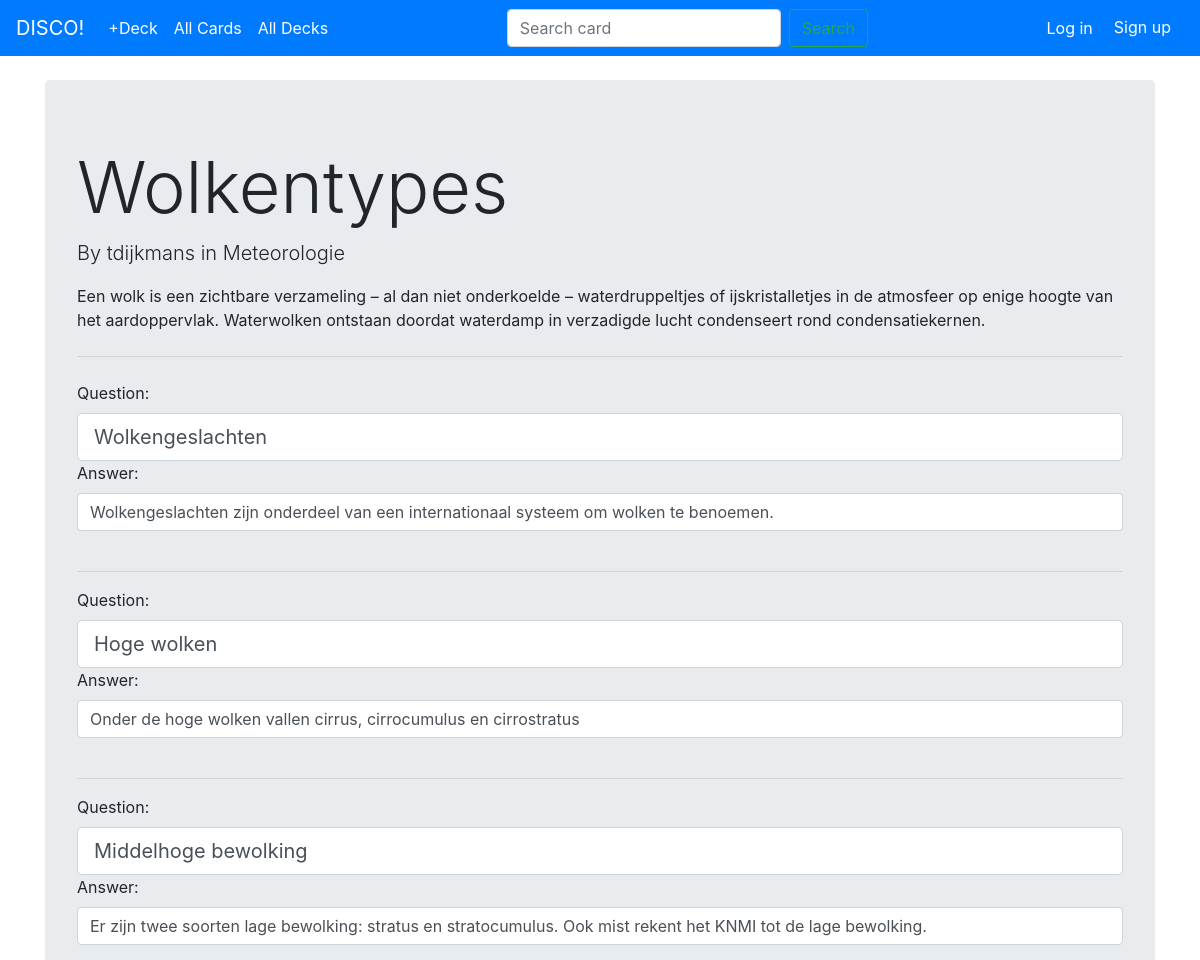
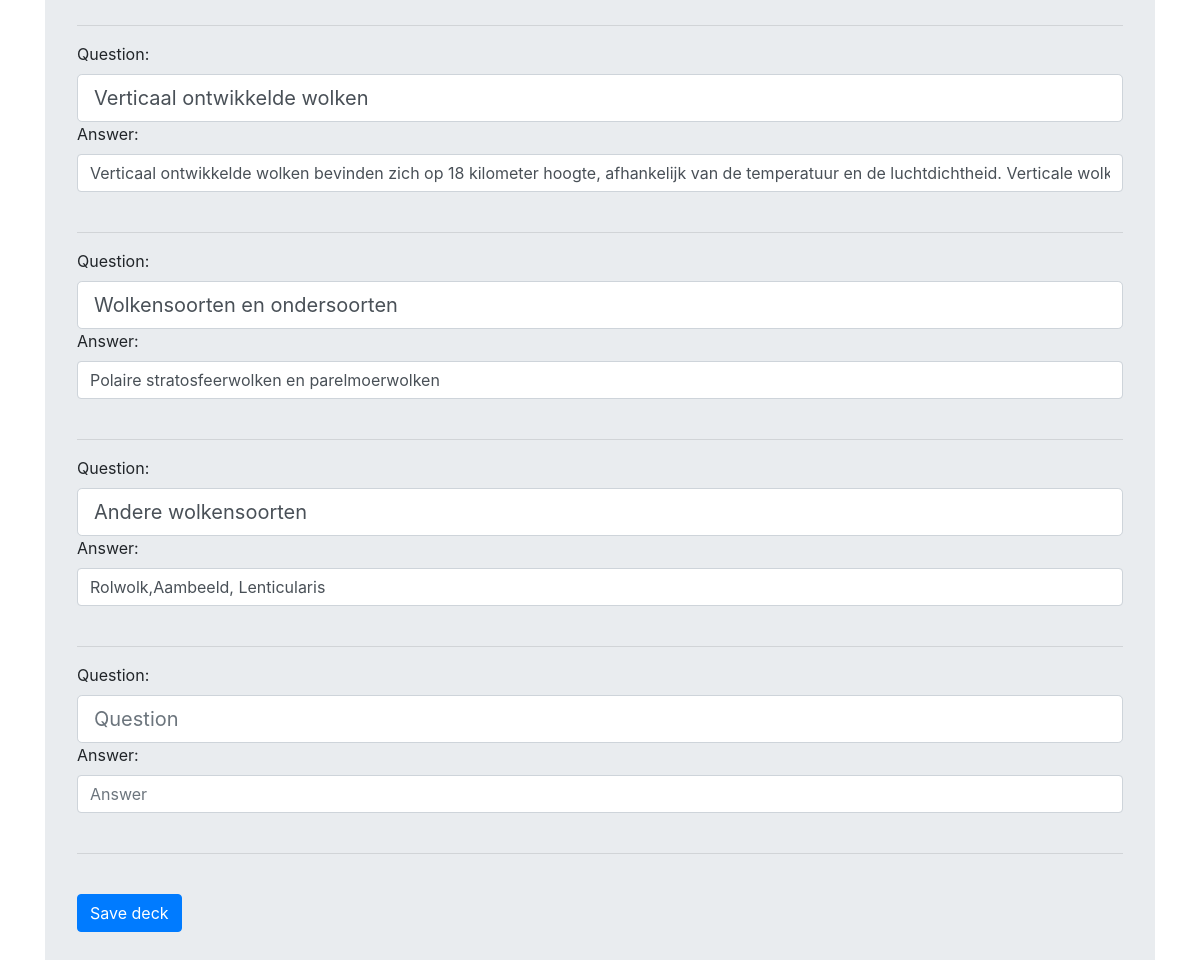
The app's page /deck/10/ with its own data (2 pictures, top to bottom).
### cardmaker/models.py (models this page shows, shortened)
class Deck(models.Model):
    title = models.CharField(max_length=200)
    subject = models.CharField(max_length=200)
    description = models.TextField(max_length=500, blank=True)
    creator = models.ForeignKey(User, on_delete=models.CASCADE)

### cardmaker/views.py (the view)
# urls.py: path('deck/<deck_id>/', views.create_cards, name='create_cards'),
def create_cards(request, deck_id):
    deck = Deck.objects.get(pk=deck_id)
    if request.method == 'POST':
        formset = CardFormSet(request.POST, instance = deck)
        if formset.is_valid():
            formset.save()
            return redirect('create_cards', deck_id)
    formset = CardFormSet(instance=deck)
    return render(request, 'create_cards.html', {'formset':formset, 'deck': deck})

### cardmaker/templates/create_cards.html (shortened to what this page needs)
{% extends "base.html" %}
{% block content %}
<div class="container">
  <div class="jumbotron">
    <h1 class="display-3">{{deck.title}}</h1>
    <p class="lead">By {{deck.creator}} in {{deck.subject}}</p>
    <p>{{deck.description}}</p>
    <hr class="my-4">
  <form method="POST">
    {% for form in formset %}
{{form.as_table}}
      <br>
      <hr>
    {% endfor %}
    <br>
    <button type="submit" class="save btn btn-primary">Save deck</button>
  </form>
  </div>
</div>
{% endblock %}

### records on screen
Deck: title "Wolkentypes", creator "tdijkmans", subject "Meteorologie", description "Een wolk is een zichtbare verzameling – al dan niet onderkoelde – waterdruppeltjes of ijskristalletjes in de atmosfeer op enige hoogte van het aardoppervlak. Waterwolken ontstaan doordat waterdamp in verzadigde lucht condenseert rond condensatiekernen."
